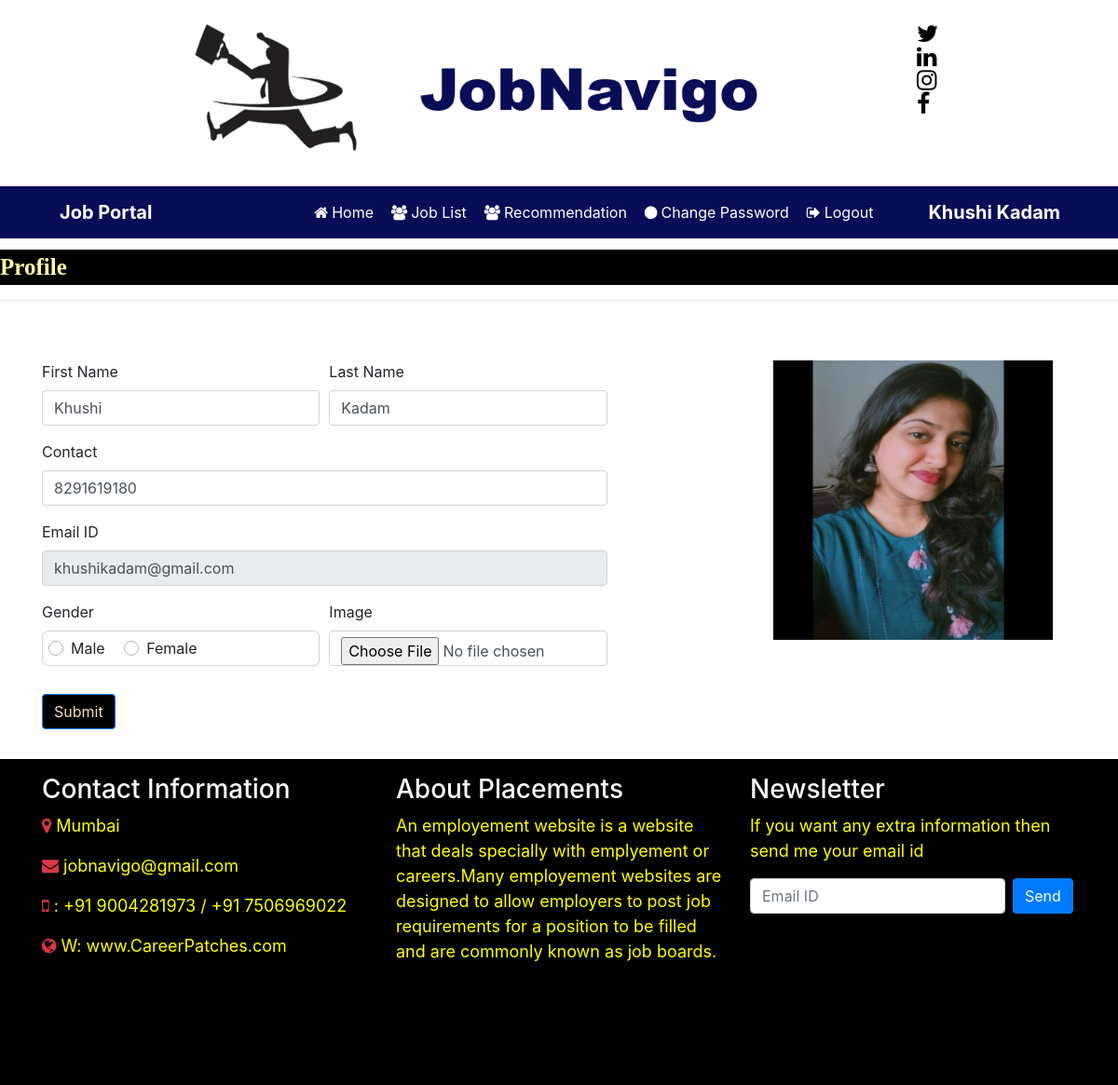
/user_home (signed in), run on the app's committed database.
### CareerPatches/models.py (models this page shows, shortened)
class StudentUser(models.Model):
    user = models.ForeignKey(User,on_delete=models.CASCADE)
    mobile = models.CharField(max_length=15,null=True)
    image  = models.FileField(null=True)
    gender = models.CharField(max_length=10,null=True)
    type = models.CharField(max_length=15,null=True)

### CareerPatches/views.py (the view, shortened to what this page needs)
# urls.py: path('user_home',user_home,name="user_home"),
def user_home(request):
    if not request.user.is_authenticated:
        return redirect('user_login')
    user=request.user
    student = StudentUser.objects.get(user=user)
    error=""
    d = {'student': student, 'error':error}
    return render(request,'user_home.html',d)

### CareerPatches/Templates/user_home.html (shortened to what this page needs)
{% load static %}
{% block body %}
{% include 'user_navigation.html' %}
<marquee style="font-family: 'Monotype Corsiva'; font-size: 25px; color: rgb(254, 255, 167); background-color: black; font-weight: bold ; margin-top: 1%">
   Profile
</marquee>
<hr>
<div class="container">
    <div class="row">
        <div class="col-sm-8">
<form class="mt-5" name="signup" method="post" enctype="multipart/form-data">
    <div class="form-row">
        <div class="form-group col-md-5">
            <label>First Name</label>
            <input type="text" class="form-control" name="fname" value="{{student.user.first_name}}" required>
            </div>
            <div class="form-group col-md-5">
                <label>Last Name</label>
                <input type="text" class="form-control" name="lname" value="{{student.user.last_name}}" required>
            </div>
        </div>
    <div class="form-row">
        <div class="form-group col-md-10">
            <label>Contact</label>
            <input type="text" class="form-control" name="contact" value="{{student.mobile}}" required>
        </div>
        <div class="form-group col-md-10">
            <label>Email ID</label>
            <input type="text" class="form-control" name="email" value="{{student.user.username}}" readonly required>
        </div>
    </div>
    <div class="form-row">
        <div class="form-group col-md-5">
            <label>Gender</label>
            {% if student.gender == "Male" %}
            <div style="border: 1px solid lightgrey; padding: 6px; border-radius: 6px">
            <div class="custom-control custom-radio custom-control-inline">
                <input type="radio" id="customRadioInline1" name="gender" class="custom-control-input" value="Male">
                <label class="custom-control-label" for="customRadioInline1">Male</label>
            </div>
            <div class="custom-control custom-radio custom-control-inline">
                <input type="radio" id="customRadioInline2" name="gender" class="custom-control-input" value="Female">
                <label class="custom-control-label" for="customRadioInline2">Female</label>
            </div>
        </div>
    </div>
            {% else %}
            <div style="border: 1px solid lightgrey; padding: 6px; border-radius: 6px ;">
                <div class="custom-control custom-radio custom-control-inline">
                    <label class="custom-control-label" for="customRadioInline1">Male</label>
                </div>
                <div class="custom-control custom-radio custom-control-inline">
                    <label class="custom-control-label" for="customRadioInline2">Female</label>
                </div>
            </div>
        </div>
            {% endif %}
        <div class="form-group col-md-5">
            <label>Image</label>
            <input type="file" class="form-control" name="image" accept="image/*">
        </div>
    </div>
    <input type="submit" value="Submit" class="btn btn-primary" style="margin-top: 2%; color:wheat; background-color:black">
</form>
    </div>
    <div class="col-sm-4 mt-5 text-center">
        <img src="{{student.image.url}}" width="300px" height="300px">
    </div>
        </div>
    </div>
{% include 'footer.html' %}
{% endblock %}

### CareerPatches/Templates/user_navigation.html (shortened to what this page needs)
{% load static %}
<html>
<head>
        <link rel="stylesheet" href="https://cdn.jsdelivr.net/npm/bootstrap@4.6.2/dist/css/bootstrap.min.css">
        <link rel="stylesheet" href="https://cdnjs.cloudflare.com/ajax/libs/font-awesome/4.7.0/css/font-awesome.min.css">
                <link rel="stylesheet" href="https://cdn.datatables.net/1.13.6/css/jquery.dataTables.min.css">
        <link rel="stylesheet" href="https://cdn.datatables.net/buttons/2.4.2/css/buttons.dataTables.min.css">
</head >
<body>
<div class="container">
        <div class="row">
                <div class="col-sm-4">
                        <img src="{% static 'jobnavigo.png' %}" width="800px" height="200px" style="padding-left: 40%">
                </div>
                <div class="col-sm-4 mt-4" style = "padding-left: 50%" >
<span style="font-weight:bold ; font-size: 25px">
        <a href="https://twitter.com/JobNavigo" target="_blank" ><i class="fa fa-twitter pl-1" style="color: rgb(0, 0, 0);"></i></a>
        <a href="https://www.linkedin.com/in/robert-jr-060437292" target="_blank"><i class="fa fa-linkedin pl-1" style="color: rgb(0, 0, 0);"></i></a>
        <a href="https://www.instagram.com/job_navigo/" target="_blank"><i class="fa fa-instagram pl-1" style="color: rgb(0, 0, 0);"></i></a>
        <a href="https://www.facebook.com/profile.php?id=61551223599788" target="_blank"><i class="fa fa-facebook pl-1" style="color: rgb(0, 0, 0);"></i></a>
</span>
                                </div>
                        </div>
        </div>
<nav class="navbar navbar-expand-sm" style="background-color : rgb(7, 13, 87)">
        <a class="navbar-brand text-white pl-5 font-weight-bold">Job Portal</a>
<ul class="navbar-nav">
        <li class="nav-item">
                <a class="nav-link" href="{% url 'user_home' %}" style="margin-left:150px"><i class="fa fa-home mr-1"></i>Home</a>
        </li>
        <li class="nav-item">
                <a class="nav-link" href="{% url 'user_latestjobs' %}"><i class="fa fa-users mr-1"></i>Job List</a>
        </li>
        <li class="nav-item">
                <a class="nav-link" href="{% url 'jobrecommendation_form' %}"><i class="fa fa-users mr-1"></i>Recommendation</a>
        </li>
        <li class="nav-item">
                <a class="nav-link" href="{% url 'change_passworduser' %}"><i class="fa fa-circle mr-1"></i>Change Password</a>
        </li>
        <li class="nav-item">
                <a class="nav-link" href="{% url 'Logout' %}"><i class="fa fa-sign-out mr-1"></i>Logout</a>
        </li>
</ul>
<a class="navbar-brand text-white pl-5 font-weight-bold">{{request.user.first_name}} {{request.user.last_name}}</a>
</nav>
</body>
</html>

### CareerPatches/Templates/user_navigation.html (style rules this page uses)
.nav-link { color:white !important ; margin-right: 3px; }

### data on the page
StudentUser: fname "Khushi", lname "Kadam", contact "8291619180", email "khushikadam@gmail.com", image (picture)

### other printed values
{{ request.user.first_name }} "Khushi"
{{ request.user.last_name }} "Kadam"
